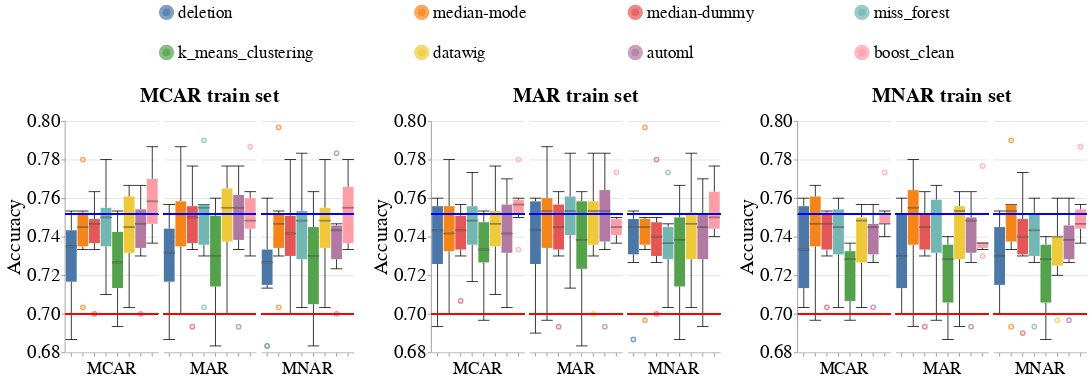

Notebook cell for this chart:
### Code cell
create_box_plots_for_diff_imputers_v2(dataset_name=DATASET_NAME,
                                      model_name='gandalf_clf',
                                      metric_name='accuracy',
                                      db_client=db_client)

### Figure 1 — Vega-Lite specification as saved in the notebook (floating-point values rounded to 4 significant figures; data arrays with more than 128 entries replaced by an {"elided": "..."} marker saying what was removed)
{"config": {"view": {"continuousWidth": 400, "continuousHeight": 300, "stroke": null}, "axis": {"labelFontSize": 24, "labelFontWeight": "normal", "titleFontSize": 26, "titleFontWeight": "normal"}, "facet": {"spacing": 5}, "header": {"labelFontSize": 22, "labelOrient": "bottom", "labelPadding": 5, "titleFontSize": 26}, "legend": {"columns": 4, "direction": "horizontal", "labelFontSize": 22, "labelLimit": 400, "orient": "top", "symbolOffset": 120, "symbolStrokeWidth": 10, "titleAnchor": "middle", "titleFontSize": 24, "titleLimit": 300}, "title": {"fontSize": 26}}, "hconcat": [{"facet": {"column": {"field": "Test_Injection_Strategy", "sort": ["MCAR", "MAR", "MNAR"], "title": "MCAR train set", "type": "nominal"}}, "spec": {"layer": [{"mark": {"type": "boxplot", "median": {"stroke": "black", "strokeWidth": 0.7}, "ticks": true}, "encoding": {"color": {"field": "Null_Imputer_Name", "sort": ["deletion", "median-mode", "median-dummy", "miss_forest", "k_means_clustering", "datawig", "automl", "boost_clean"], "title": null, "type": "nominal"}, "x": {"axis": {"labels": false}, "field": "Null_Imputer_Name", "sort": ["deletion", "median-mode", "median-dummy", "miss_forest", "k_means_clustering", "datawig", "automl", "boost_clean"], "title": null, "type": "nominal"}, "y": {"field": "Metric_Value", "scale": {"zero": false}, "title": "Accuracy", "type": "quantitative"}}}, {"mark": "rule", "encoding": {"color": {"value": "blue"}, "size": {"value": 2}, "y": {"field": "Baseline_Median", "type": "quantitative"}}}, {"mark": "rule", "encoding": {"color": {"value": "red"}, "size": {"value": 2}, "y": {"field": "Base_Rate", "type": "quantitative"}}}], "width": 120}}, {"data": {"name": "data-f5c2f4871f5e145def515a9f1e5dd0dd"}, "facet": {"column": {"field": "Test_Injection_Strategy", "sort": ["MCAR", "MAR", "MNAR"], "title": "MAR train set", "type": "nominal"}}, "spec": {"layer": [{"mark": {"type": "boxplot", "median": {"stroke": "black", "strokeWidth": 0.7}, "ticks": true}, "encoding": {"color": {"field": "Null_Imputer_Name", "sort": ["deletion", "median-mode", "median-dummy", "miss_forest", "k_means_clustering", "datawig", "automl", "boost_clean"], "title": null, "type": "nominal"}, "x": {"axis": {"labels": false}, "field": "Null_Imputer_Name", "sort": ["deletion", "median-mode", "median-dummy", "miss_forest", "k_means_clustering", "datawig", "automl", "boost_clean"], "title": null, "type": "nominal"}, "y": {"field": "Metric_Value", "scale": {"zero": false}, "title": "Accuracy", "type": "quantitative"}}}, {"mark": "rule", "encoding": {"color": {"value": "blue"}, "size": {"value": 2}, "y": {"field": "Baseline_Median", "type": "quantitative"}}}, {"mark": "rule", "encoding": {"color": {"value": "red"}, "size": {"value": 2}, "y": {"field": "Base_Rate", "type": "quantitative"}}}], "width": 120}}, {"data": {"name": "data-59a5e010c51e53a1b941de8773250a8a"}, "facet": {"column": {"field": "Test_Injection_Strategy", "sort": ["MCAR", "MAR", "MNAR"], "title": "MNAR train set", "type": "nominal"}}, "spec": {"layer": [{"mark": {"type": "boxplot", "median": {"stroke": "black", "strokeWidth": 0.7}, "ticks": true}, "encoding": {"color": {"field": "Null_Imputer_Name", "sort": ["deletion", "median-mode", "median-dummy", "miss_forest", "k_means_clustering", "datawig", "automl", "boost_clean"], "title": null, "type": "nominal"}, "x": {"axis": {"labels": false}, "field": "Null_Imputer_Name", "sort": ["deletion", "median-mode", "median-dummy", "miss_forest", "k_means_clustering", "datawig", "automl", "boost_clean"], "title": null, "type": "nominal"}, "y": {"field": "Metric_Value", "scale": {"zero": false}, "title": "Accuracy", "type": "quantitative"}}}, {"mark": "rule", "encoding": {"color": {"value": "blue"}, "size": {"value": 2}, "y": {"field": "Baseline_Median", "type": "quantitative"}}}, {"mark": "rule", "encoding": {"color": {"value": "red"}, "size": {"value": 2}, "y": {"field": "Base_Rate", "type": "quantitative"}}}], "width": 120}}], "data": {"name": "data-a46c5dfe4f63a884b2fd622011b8ca2a"}, "resolve": {"scale": {"y": "shared"}}, "$schema": "https://vega.github.io/schema/vega-lite/v4.17.0.json", "datasets": {"data-a46c5dfe4f63a884b2fd622011b8ca2a": {"elided": "144 records"}, "data-f5c2f4871f5e145def515a9f1e5dd0dd": {"elided": "144 records"}, "data-59a5e010c51e53a1b941de8773250a8a": {"elided": "144 records"}}}
